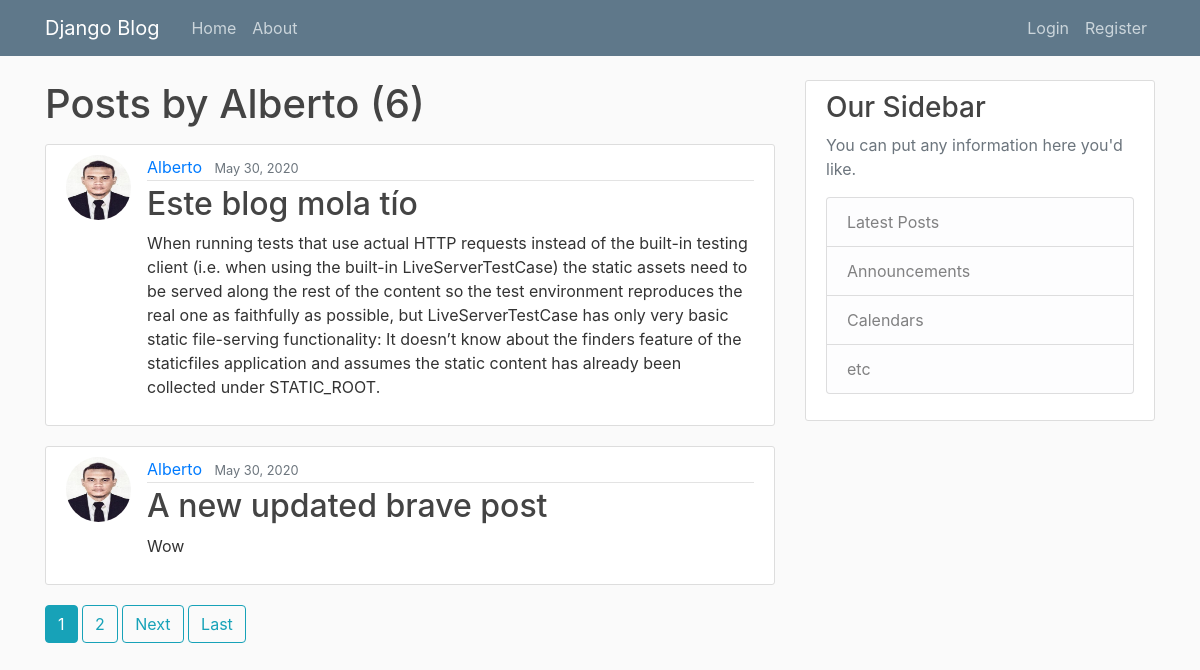
The app's page /user/Alberto with its own data.
### blog/models.py (models this page shows, shortened)
class Post(models.Model):
    title = models.CharField(max_length=100)
    content = models.TextField()
    date_posted = models.DateTimeField(default=timezone.now)
    author = models.ForeignKey(User, on_delete=models.CASCADE)

### users/models.py (models this page shows, shortened)
class Profile(models.Model):
    user = models.OneToOneField(User, on_delete=models.CASCADE)
    image = models.ImageField(default='default.jpg', upload_to='profiles_pics')

### blog/views.py (the view)
# urls.py: path('user/<str:username>', UserPostListView.as_view(), name='user-posts'),
class UserPostListView(ListView):
    model = Post
    template_name = 'blog/user_posts.html'
    context_object_name = 'posts'
    paginate_by = 2
    def get_queryset(self):
        user = get_object_or_404(User, username=self.kwargs.get('username'))
        return Post.objects.filter(author=user).order_by('-date_posted')

### blog/templates/blog/user_posts.html (shortened to what this page needs)
{% extends "blog/base.html" %}
{% block content %}
    <h1 class="mb-3">Posts by {{ view.kwargs.username}} ({{page_obj.paginator.count}})</h1>
    {% for post in posts %}
    <article class="media content-section">
      <img class ="rounded-circle article-img" src="{{post.author.profile.image.url}}">
      <div class="media-body">
        <div class="article-metadata">
          <a class="mr-2" href="{% url 'user-posts' post.author.username %}">{{ post.author }}</a>
          <small class="text-muted">{{ post.date_posted|date:"F d, Y" }}</small>
        </div>
        <h2><a class="article-title" href="{% url 'post-detail' post.id %}">{{ post.title }}</a></h2>
        <p class="article-content">{{ post.content }}</p>
      </div>
    </article>
    {% endfor %}
    {% if is_paginated %}
      {% for num in page_obj.paginator.page_range %}
        {% if page_obj.number == num %}
          <a class="btn btn-info mb-4" href="?page={{num}}">{{ num }}</a>
        {% elif num > page_obj.number|add:'-2' and num < page_obj.number|add:'2' %}
          <a class="btn btn-outline-info mb-4" href="?page={{num}}">{{ num }}</a>
        {% endif %}
      {% endfor %}
      {% if page_obj.has_next %}
      <a class="btn btn-outline-info mb-4" href="?page={{page_obj.next_page_number}}">Next</a>
      <a class="btn btn-outline-info mb-4" href="?page={{page_obj.paginator.num_pages}}">Last</a>
      {% endif %}
    {% endif %}
{% endblock content %}

### blog/templates/blog/base.html (shortened to what this page needs)
{% load static %}
<!DOCTYPE html>
<html lang="en" dir="ltr">
  <head>
    <link rel="stylesheet" href="https://stackpath.bootstrapcdn.com/bootstrap/4.5.0/css/bootstrap.min.css">
    <link rel="stylesheet" type="text/css" href="{% static 'blog/main.css' %}">
  </head>
<body>
  <header class="site-header">
     <nav class="navbar navbar-expand-md navbar-dark bg-steel fixed-top">
      <div class="container">
        <a class="navbar-brand mr-4" href="{% url 'blog-home'%}">Django Blog</a>
        <div class="collapse navbar-collapse" id="navbarToggle">
          <div class="navbar-nav mr-auto">
            <a class="nav-item nav-link" href="{% url 'blog-home'%}">Home</a>
            <a class="nav-item nav-link" href="{% url 'blog-about'%}">About</a>
          </div>
          <div class="navbar-nav">
            {% if user.is_authenticated %}
            <a class="nav-item nav-link" href="{% url 'post-create'%}">New Post</a>
            <a class="nav-item nav-link" href="{% url 'profile'%}">Profile ({{user.username}})</a>
            <a class="nav-item nav-link" href="{% url 'logout'%}">Logout</a>
            {% else %}
            <a class="nav-item nav-link" href="{% url 'login'%}">Login</a>
            <a class="nav-item nav-link" href="{% url 'register'%}">Register</a>
            {% endif %}
          </div>
        </div>
      </div>
      </nav>
    </header>
  <main role="main" class="container">
    <div class="row">
      <div class="col-md-8">
          {% block content %}{% endblock %}
      </div>
      <div class="col-md-4">
        <div class="content-section">
          <h3>Our Sidebar</h3>
          <p class='text-muted'>You can put any information here you'd like.
            <ul class="list-group">
              <li class="list-group-item list-group-item-light">Latest Posts</li>
              <li class="list-group-item list-group-item-light">Announcements</li>
              <li class="list-group-item list-group-item-light">Calendars</li>
              <li class="list-group-item list-group-item-light">etc</li>
            </ul>
          </p>
        </div>
      </div>
    </div>
  </main>
  </body>
</html>

### blog/static/blog/main.css (style rules this page uses)
body { background: #fafafa; color: #333333; margin-top: 5rem; }
h1, h2, h3, h4, h5, h6 { color: #444444; }
ul { margin: 0; }
.bg-steel { background-color: #5f788a; }
.site-header .navbar-nav .nav-link { color: #cbd5db; }
.content-section { background: #ffffff; padding: 10px 20px; border: 1px solid #dddddd; border-radius: 3px; margin-bottom: 20px; }
.article-title { color: #444444; }
.article-content { white-space: pre-line; }
.article-img { height: 65px; width: 65px; margin-right: 16px; }
.article-metadata { padding-bottom: 1px; margin-bottom: 4px; border-bottom: 1px solid #e3e3e3 }

### records on screen
Post: author.profile.image (picture), author "Alberto", date_posted "May 30, 2020", title "Este blog mola tío", content "When running tests that use actual HTTP requests instead of the built-in testing client (i.e. when using the built-in LiveServerTestCase) the static assets need to be served along the rest of the content so the test environment reproduces the real one as faithfully as possible, but LiveServerTestCase has only very basic static file-serving functionality: It doesn’t know about the finders feature of the staticfiles application and assumes the static content has already been collected under STATIC_ROOT."
Post: author.profile.image (picture), author "Alberto", date_posted "May 30, 2020", title "A new updated brave post", content "Wow"

### other values on screen
{{ view.kwargs.username }} "Alberto"
{{ page_obj.paginator.count }} "6"
{{ num }} "1"
{{ num }} "2"
